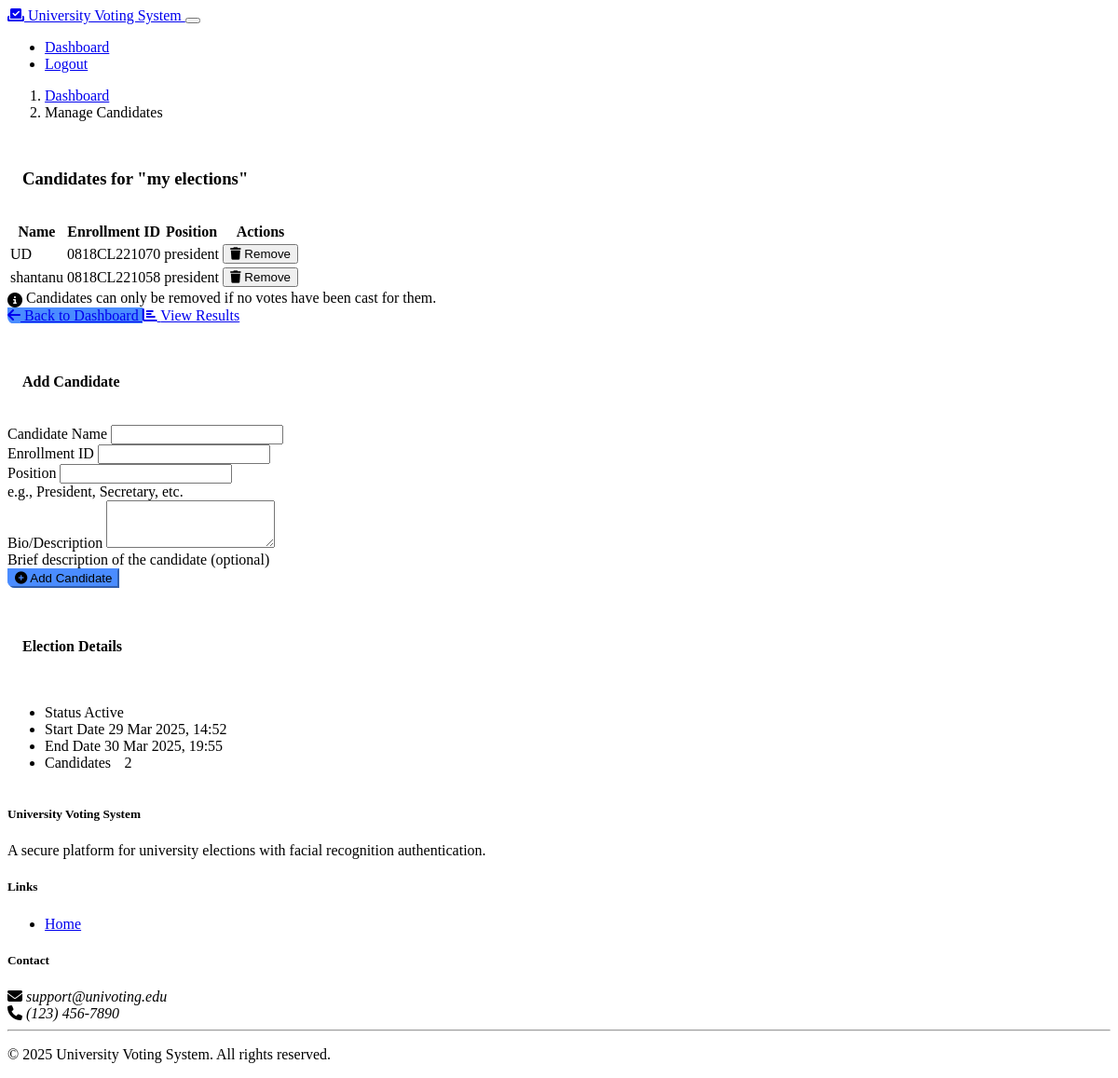
Screenshot of /admin/election/1/candidates (signed in) with the database file from the repository.
### models.py (models this page shows, shortened)
class Election(db.Model):
    id = db.Column(db.Integer, primary_key=True)
    title = db.Column(db.String(100), nullable=False)
    description = db.Column(db.Text, nullable=True)
    start_date = db.Column(db.DateTime, nullable=False)
    end_date = db.Column(db.DateTime, nullable=False)
    is_active = db.Column(db.Boolean, default=False)
    created_by = db.Column(db.Integer, db.ForeignKey('user.id'), nullable=False)
    created_at = db.Column(db.DateTime, default=datetime.datetime.utcnow)
    candidates = db.relationship('Candidate', backref='election', lazy=True, cascade="all, delete-orphan")
    votes = db.relationship('Vote', backref='election', lazy=True, cascade="all, delete-orphan")
    admin = db.relationship('User', backref='created_elections')

class Candidate(db.Model):
    id = db.Column(db.Integer, primary_key=True)
    name = db.Column(db.String(100), nullable=False)
    enrollment_id = db.Column(db.String(50), nullable=False)
    position = db.Column(db.String(100), nullable=False)
    bio = db.Column(db.Text, nullable=True)
    election_id = db.Column(db.Integer, db.ForeignKey('election.id'), nullable=False)
    created_at = db.Column(db.DateTime, default=datetime.datetime.utcnow)
    votes = db.relationship('Vote', backref='candidate', lazy=True)

### routes.py (the view, shortened to what this page needs)
@app.route('/admin/election/<int:election_id>/candidates', methods=['GET', 'POST'])
def manage_candidates(election_id):
    if not is_logged_in() or not is_admin():
        flash('You do not have permission to access this page', 'danger')
        return redirect(url_for('admin_login'))
    user_id = session.get('user_id')
    election = Election.query.get_or_404(election_id)
    if election.created_by != user_id:
        flash('You do not have permission to manage candidates for this election', 'danger')
        return redirect(url_for('admin_dashboard'))
    candidates = Candidate.query.filter_by(election_id=election_id).all()
    now = datetime.datetime.utcnow()
    return render_template('manage_candidates.html', election=election, candidates=candidates, now=now)

### models.py (called while the page is built)
    def is_admin(self):
        return self.role == 'admin'

### routes.py (called while the page is built)
def is_logged_in():
    return 'user_id' in session

def is_admin():
    if not is_logged_in():
        return False
    user_id = session.get('user_id')
    user = User.query.get(user_id)
    return user and user.is_admin()

### templates/manage_candidates.html (shortened to what this page needs)
{% extends 'base.html' %}
{% block content %}
<div class="container py-4">
    <nav aria-label="breadcrumb">
        <ol class="breadcrumb">
            <li class="breadcrumb-item"><a href="{{ url_for('admin_dashboard') }}">Dashboard</a></li>
            <li class="breadcrumb-item active">Manage Candidates</li>
        </ol>
    </nav>
    <div class="row">
        <div class="col-md-8">
            <div class="card shadow mb-4">
                <div class="card-header bg-primary text-white d-flex justify-content-between align-items-center">
                    <h3 class="mb-0">Candidates for "{{ election.title }}"</h3>
                </div>
                <div class="card-body">
                    {% if candidates %}
                        <div class="table-responsive">
                            <table class="table table-hover">
                                <thead>
                                    <tr>
                                        <th>Name</th>
                                        <th>Enrollment ID</th>
                                        <th>Position</th>
                                        <th>Actions</th>
                                    </tr>
                                </thead>
                                <tbody>
                                    {% for candidate in candidates %}
                                        <tr>
                                            <td>{{ candidate.name }}</td>
                                            <td>{{ candidate.enrollment_id }}</td>
                                            <td>{{ candidate.position }}</td>
                                            <td>
                                                <form method="POST" action="{{ url_for('delete_candidate', candidate_id=candidate.id) }}" class="d-inline" onsubmit="return confirm('Are you sure you want to delete this candidate?')">
                                                    <button type="submit" class="btn btn-sm btn-outline-danger">
                                                        <i class="fas fa-trash me-1"></i> Remove
                                                    </button>
                                                </form>
                                            </td>
                                        </tr>
                                    {% endfor %}
                                </tbody>
                            </table>
                        </div>
                    {% endif %}
                    <div class="alert alert-info mt-3">
                        <i class="fas fa-info-circle me-2"></i> Candidates can only be removed if no votes have been cast for them.
                    </div>
                    <div class="d-grid gap-2 d-md-flex justify-content-md-start mt-3">
                        <a href="{{ url_for('admin_dashboard') }}" class="btn btn-primary">
                            <i class="fas fa-arrow-left me-2"></i> Back to Dashboard
                        </a>
                        {% if candidates %}
                            <a href="{{ url_for('view_results', election_id=election.id) }}" class="btn btn-success">
                                <i class="fas fa-chart-bar me-2"></i> View Results
                            </a>
                        {% endif %}
                    </div>
                </div>
            </div>
        </div>
        <div class="col-md-4">
            <div class="card shadow">
                <div class="card-header bg-secondary text-white">
                    <h4 class="mb-0">Add Candidate</h4>
                </div>
                <div class="card-body">
                    <form method="POST" action="{{ url_for('manage_candidates', election_id=election.id) }}">
                        <div class="mb-3">
                            <label for="name" class="form-label">Candidate Name</label>
                            <input type="text" class="form-control" id="name" name="name" required>
                        </div>
                        <div class="mb-3">
                            <label for="enrollment_id" class="form-label">Enrollment ID</label>
                            <input type="text" class="form-control" id="enrollment_id" name="enrollment_id" required>
                        </div>
                        <div class="mb-3">
                            <label for="position" class="form-label">Position</label>
                            <input type="text" class="form-control" id="position" name="position" required>
                            <div class="form-text">e.g., President, Secretary, etc.</div>
                        </div>
                        <div class="mb-3">
                            <label for="bio" class="form-label">Bio/Description</label>
                            <textarea class="form-control" id="bio" name="bio" rows="3"></textarea>
                            <div class="form-text">Brief description of the candidate (optional)</div>
                        </div>
                        <div class="d-grid">
                            <button type="submit" class="btn btn-primary">
                                <i class="fas fa-plus-circle me-2"></i> Add Candidate
                            </button>
                        </div>
                    </form>
                </div>
            </div>
            <div class="card shadow mt-4">
                <div class="card-header bg-info text-white">
                    <h4 class="mb-0">Election Details</h4>
                </div>
                <div class="card-body">
                    <ul class="list-group list-group-flush">
                        <li class="list-group-item d-flex justify-content-between align-items-center">
                            <span>Status</span>
                            <span class="badge bg-{{ 'success' if election.is_active else 'danger' }}">
                                {{ 'Active' if election.is_active else 'Inactive' }}
                            </span>
                        </li>
                        <li class="list-group-item d-flex justify-content-between align-items-center">
                            <span>Start Date</span>
                            <span>{{ election.start_date.strftime('%d %b %Y, %H:%M') }}</span>
                        </li>
                        <li class="list-group-item d-flex justify-content-between align-items-center">
                            <span>End Date</span>
                            <span>{{ election.end_date.strftime('%d %b %Y, %H:%M') }}</span>
                        </li>
                        <li class="list-group-item d-flex justify-content-between align-items-center">
                            <span>Candidates</span>
                            <span class="badge bg-primary rounded-pill">{{ candidates|length }}</span>
                        </li>
                    </ul>
                </div>
            </div>
        </div>
    </div>
</div>
{% endblock %}

### static/css/custom.css (style rules this page uses)
.card { margin-bottom: 1rem; border-radius: 0.5rem; overflow: hidden; }
.card-header { padding: 1rem; }
.btn-primary { background-color: #4a8cff; border-color: #4a8cff; }
.badge.rounded-pill { padding: 0.35em 0.65em; }
.alert i { vertical-align: middle; }

### rows the page displays
Election: title "my elections", is_active "Active", start_date "29 Mar 2025, 14:52", end_date "30 Mar 2025, 19:55"
Candidate: name "UD", enrollment_id "0818CL221070", position "president"
Candidate: name "shantanu", enrollment_id "0818CL221058", position "president"

### other values shown
{{ candidates|length }} "2"
